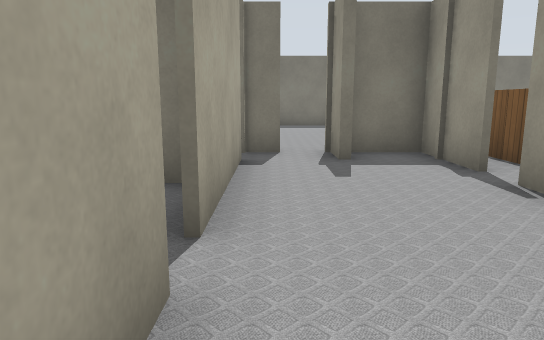
View 1 (above)

24 first-person views from a walk through a Gazebo world. The camera is 1 m above the floor, tilts 10° down and sees 70° across. Floor lines are 1 m apart. The floor is counted in squares, 1 m on a side. Each view is taken from the middle of a square. On the plan, view 1 faces up. The plan holds only what a view shows up to about 14 squares ahead; the rest is blank. The place goes on beyond the plan. Simple patterns stand in for the simulator's built-in surfaces.

View 2
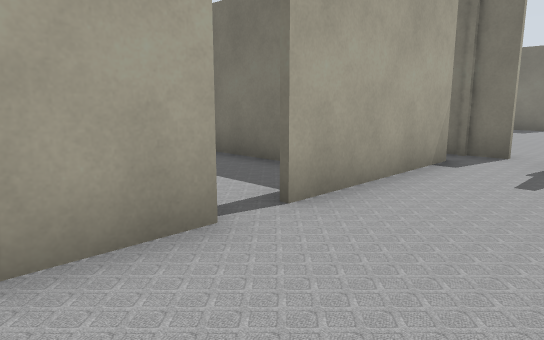

View 3
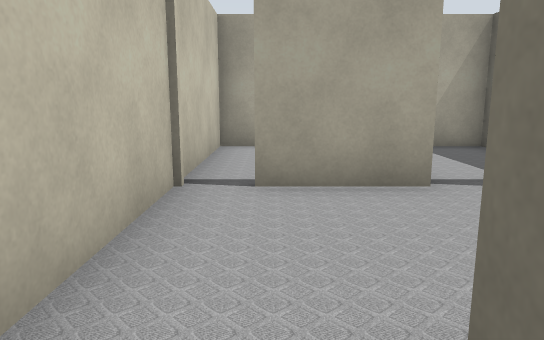

View 4
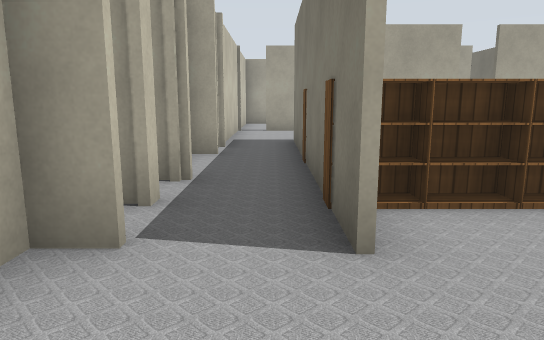

View 5
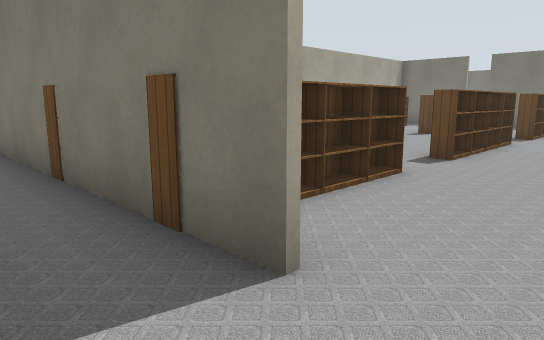

View 6
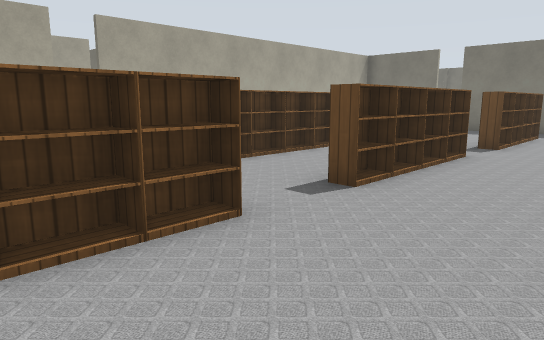

View 7
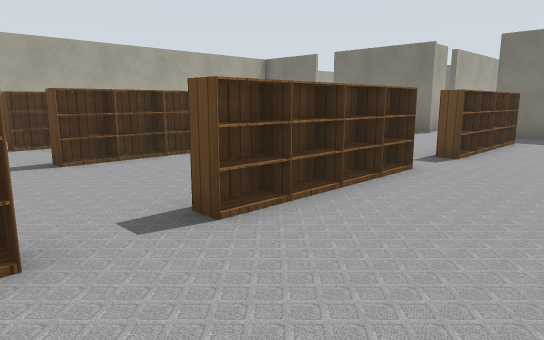

View 8
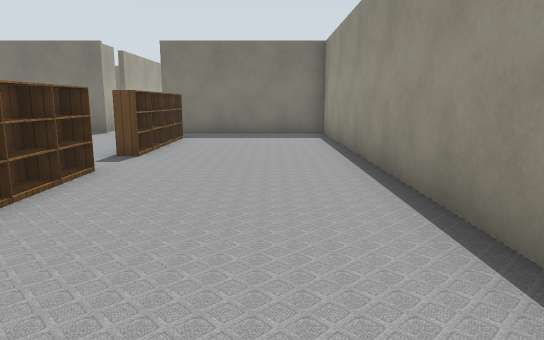

View 9
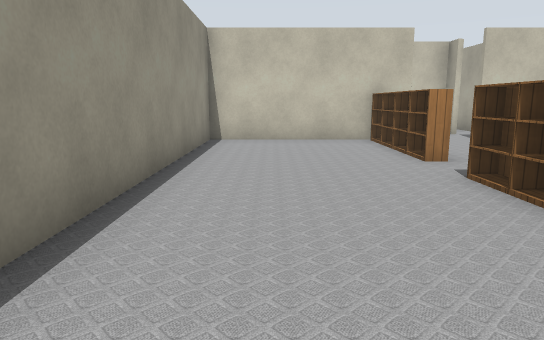

View 10
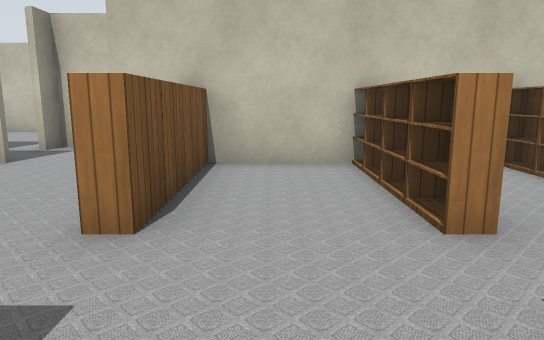

View 11
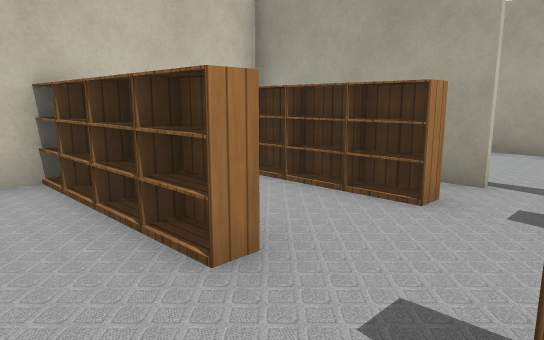

View 12
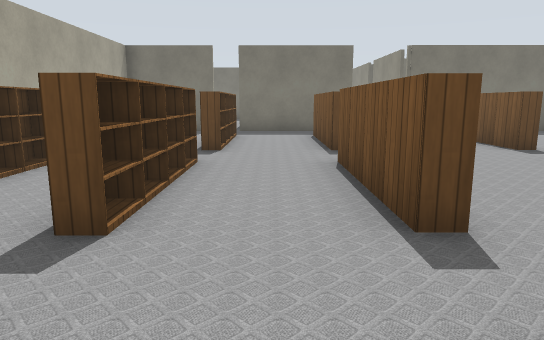

View 13
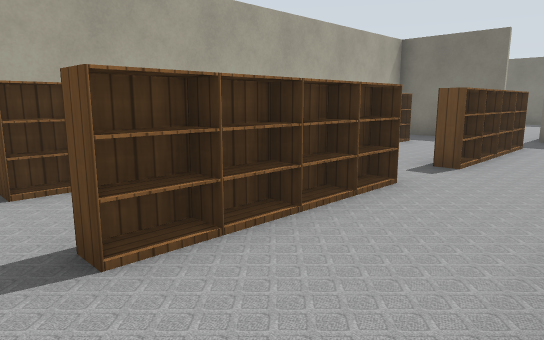

View 14
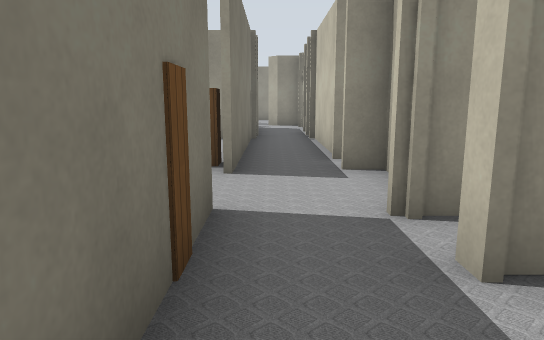

View 15
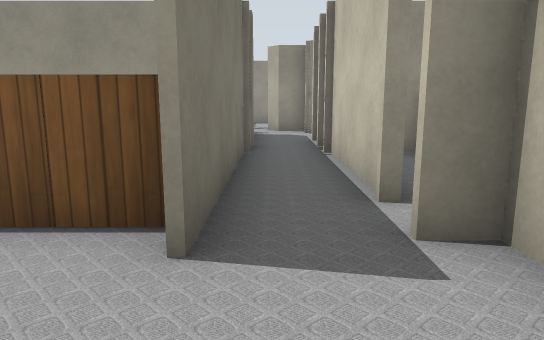

View 16
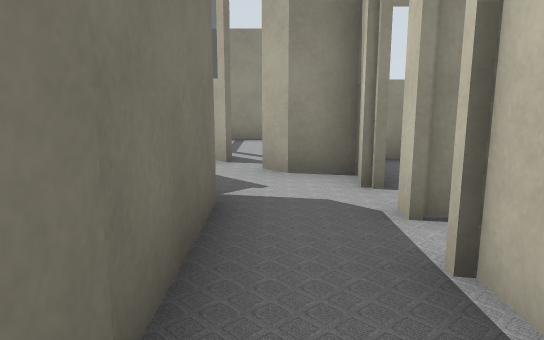

View 17
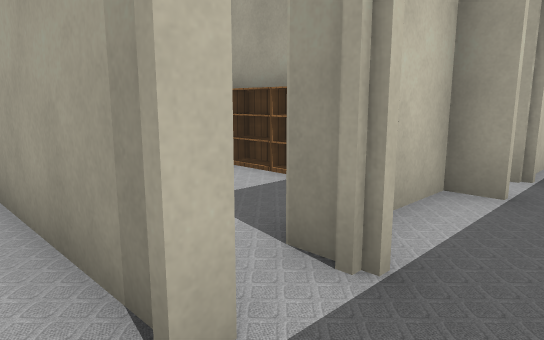

View 18
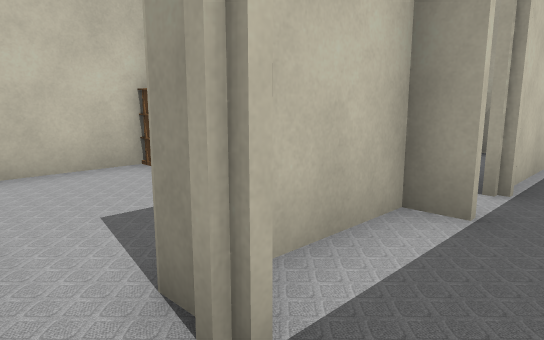

View 19
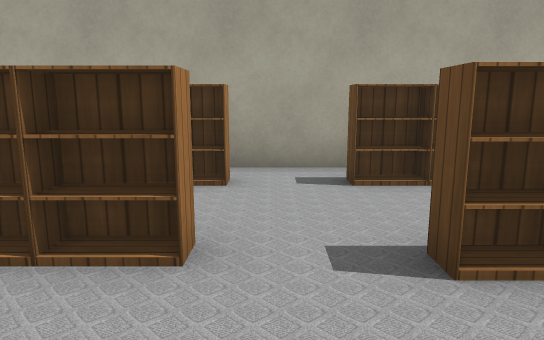

View 20
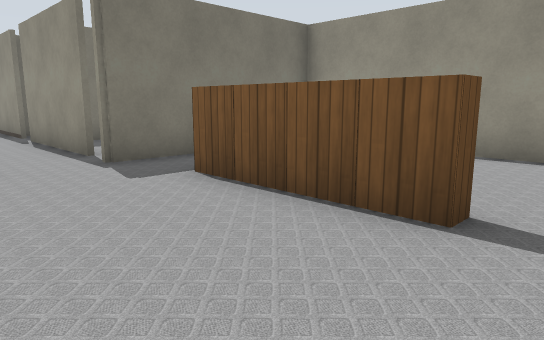

View 21
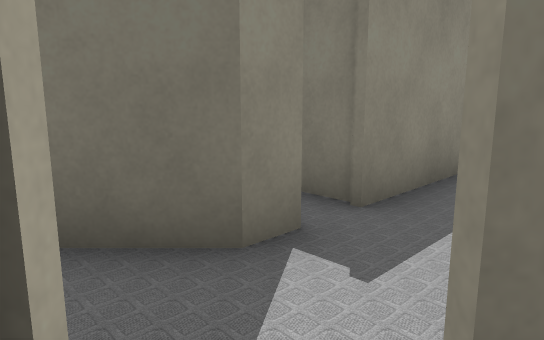

View 22
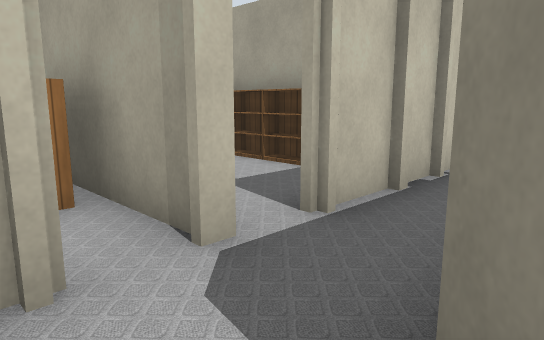

View 23
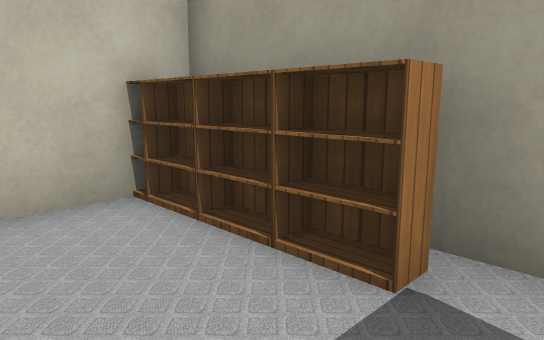

View 24
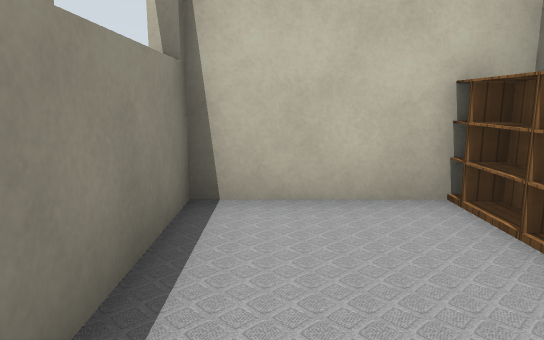

### Floor plan
Points are (right, up) in squares from view 1. A wall is a line through its corners. A room is listed if a view was taken in it or the views show most of it. See-through windows are left out.
Room 1 (views 1, 2)
walls: (-0.5, 2) (-0.5, -0.2); (3, 4.1) (3, 4.6); (3, 5.5) (3, 7.7) (1.5, 7.7); (-0.5, 6.8) (-0.5, 2.8); (-1, -1.2) (3.5, -1.2)
ways out: opening at (3, 0) to room 2; opening at (3, 5) to room 2; opening at (0, 7); gap at (-1, 0); gap at (-1, 3)
Room 2 (views 3, 4, 5, 6, 7, 8, 9, 10, 11, 12, 13, 14, 15, 16, 17, 18, 19, 20, 22)
walls: (10.8, 16.4) (6.9, 16.4); (10.6, 0.6) (7.5, 0.6); (12.7, 17.4) (12.7, 21.4); (13.5, 0.7) (17.8, 0.7); (6.1, 16.4) (3.1, 16.4) (3.1, 5.5); (7.5, 0.7) (10.6, 0.7); (10.4, 18) (10.4, 17); (3.1, 4.6) (3.1, 0.7) (5.6, 0.7); (5.6, 0.6) (2.9, 0.6); (10.4, -1) (10.4, -1.7) (12.7, -1.7) (12.7, -1); (9.3, -1.1) (9.3, -4.6); (13.8, -1.2) (20.4, -1.2); (17.9, 0.6) (13.4, 0.6); (17.7, 0.4) (17.7, 16.4) (12.5, 16.4); (5.6, -1) (5.6, -1.7) (7.4, -1.7); (3.5, -1.2) (4.5, -1.2); (12.7, 22.2) (12.7, 24.9); (22.3, 1) (21.8, 0.6) (18.5, 0.6); (21.3, -1.2) (21.4, -1.2); (24.7, 3.4) (22.9, 1.7) (22.3, 2.3); (22.4, -1.2) (23.4, -1.2) (23.4, -0.2) (23.8, 0.2); (24.4, 0.7) (24.7, 1.1)
ways out: opening at (3, 0) to room 1; opening at (3, 5) to room 1; opening at (22, -1) to room 3; gap at (6, 16); gap at (10, 18.5)
objects: bookshelf (4, 1); bookshelf (4, 2); bookshelf (4, 3); bookshelf (4, 4); bookshelf (4, 6); bookshelf (4, 7); bookshelf (4, 8); bookshelf (4, 9); bookshelf (4, 11); bookshelf (4, 12); bookshelf (4, 14); bookshelf (6, 1) to (7, 1); bookshelf (6, 2); bookshelf (6, 3) to (6, 4); bookshelf (7, 6); bookshelf (7, 7); bookshelf (7, 8); bookshelf (7, 9); bookshelf (7, 11); bookshelf (7, 12); bookshelf (7, 13); bookshelf (7, 14); bookshelf (9, 1); bookshelf (9, 2); bookshelf (9, 3) to (9, 4); bookshelf (9, 6); bookshelf (9, 7); bookshelf (9, 8); bookshelf (9, 9); bookshelf (9, 11); bookshelf (9, 12); bookshelf (9, 13); bookshelf (9, 14); bookshelf (13, 1); bookshelf (13, 2); bookshelf (13, 3); bookshelf (13, 4); bookshelf (13, 6); bookshelf (13, 7); bookshelf (13, 8); bookshelf (13, 9); bookshelf (13, 11); bookshelf (13, 12); bookshelf (13, 13); bookshelf (13, 14)
Room 3 (views 21, 23, 24)
walls: (21.4, -1.2) (21.4, -5.9) (25.2, -5.9); (24.9, -6) (24.9, -2)
ways out: opening at (22, -1) to room 2
objects: bookshelf (22, -5); bookshelf (22, -4) to (22, -3)
Room 4 (no view inside)
walls: (5.6, -4.1) (5.6, -5.5); (6.5, -5.9) (8.1, -5.9)
objects: bookshelf (6, -5); bookshelf (6, -4) to (6, -3)

Positions as (right, up) in squares from view 1, and headings:
1: (0, 0), facing up
2: (2, 0), facing up-left
3: (4, 0), facing left
4: (13, 0), facing left
5: (12, -1), facing up-left
6: (12, 2), facing up-left
7: (16, 4), facing up-left
8: (16, 4), facing up
9: (16, 11), facing down
10: (8, 7), facing down
11: (8, 6), facing down-left
12: (8, 3), facing up
13: (9, 5), facing up-left
14: (7, 0), facing right
15: (10, 0), facing right
16: (18, 0), facing right
17: (10, 0), facing down-left
18: (9, 0), facing down-left
19: (9, 10), facing left
20: (10, 10), facing up-right
21: (22, -2), facing up
22: (23, 1), facing down-left
23: (24, -2), facing down-left
24: (24, -2), facing down
